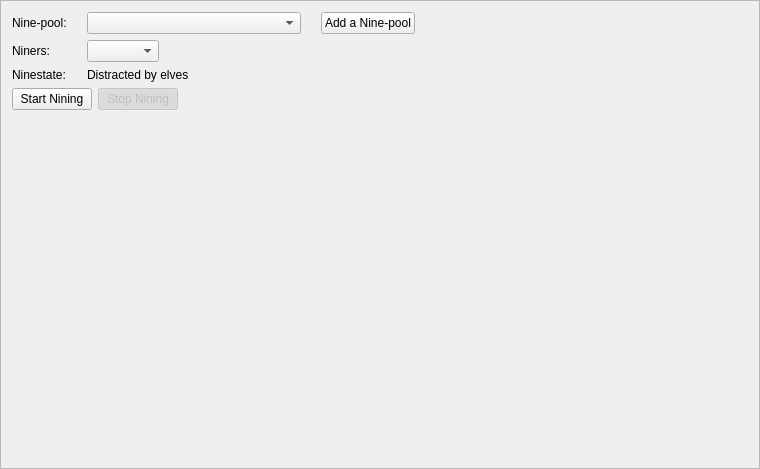
<?xml version="1.0" encoding="UTF-8"?>
<ui version="4.0">
 <class>MiningFrame</class>
 <widget class="QFrame" name="MiningFrame">
  <property name="geometry">
   <rect>
    <x>0</x>
    <y>0</y>
    <width>760</width>
    <height>469</height>
   </rect>
  </property>
  <property name="windowTitle">
   <string>Frame</string>
  </property>
  <property name="frameShape">
   <enum>QFrame::StyledPanel</enum>
  </property>
  <property name="frameShadow">
   <enum>QFrame::Raised</enum>
  </property>
  <layout class="QVBoxLayout" name="verticalLayout">
   <item>
    <layout class="QGridLayout" name="gridLayout" columnstretch="0,1,2">
     <property name="horizontalSpacing">
      <number>20</number>
     </property>
     <item row="2" column="0">
      <widget class="QLabel" name="label_3">
       <property name="text">
        <string>Ninestate:</string>
       </property>
      </widget>
     </item>
     <item row="0" column="1">
      <widget class="QComboBox" name="m_poolCombo">
       <property name="editable">
        <bool>false</bool>
       </property>
      </widget>
     </item>
     <item row="1" column="0">
      <widget class="QLabel" name="label_2">
       <property name="text">
        <string>Niners:</string>
       </property>
      </widget>
     </item>
     <item row="0" column="0">
      <widget class="QLabel" name="label">
       <property name="text">
        <string>Nine-pool:</string>
       </property>
      </widget>
     </item>
     <item row="1" column="1" alignment="Qt::AlignLeft">
      <widget class="QComboBox" name="m_cpuCombo"/>
     </item>
     <item row="2" column="1">
      <widget class="QLabel" name="m_stateLabel">
       <property name="text">
        <string>Distracted by elves</string>
       </property>
      </widget>
     </item>
     <item row="0" column="2" alignment="Qt::AlignLeft">
      <widget class="QPushButton" name="m_addPoolButton">
       <property name="text">
        <string>Add a Nine-pool</string>
       </property>
       <property name="icon">
        <iconset resource="../../resources.qrc">
         <normaloff>:/icons/add</normaloff>:/icons/add</iconset>
       </property>
      </widget>
     </item>
    </layout>
   </item>
   <item>
    <layout class="QHBoxLayout" name="horizontalLayout">
     <item>
      <widget class="QPushButton" name="m_startButton">
       <property name="text">
        <string>Start Nining</string>
       </property>
       <property name="icon">
        <iconset resource="../../resources.qrc">
         <normaloff>:/icons/mining</normaloff>:/icons/mining</iconset>
       </property>
       <property name="checkable">
        <bool>true</bool>
       </property>
       <attribute name="buttonGroup">
        <string notr="true">m_miningButtonGroup</string>
       </attribute>
      </widget>
     </item>
     <item>
      <widget class="QPushButton" name="m_stopButton">
       <property name="enabled">
        <bool>false</bool>
       </property>
       <property name="text">
        <string>Stop Nining</string>
       </property>
       <property name="icon">
        <iconset resource="../../resources.qrc">
         <normaloff>:/icons/remove</normaloff>:/icons/remove</iconset>
       </property>
       <property name="checkable">
        <bool>true</bool>
       </property>
       <property name="checked">
        <bool>true</bool>
       </property>
       <attribute name="buttonGroup">
        <string notr="true">m_miningButtonGroup</string>
       </attribute>
      </widget>
     </item>
     <item>
      <spacer name="horizontalSpacer">
       <property name="orientation">
        <enum>Qt::Horizontal</enum>
       </property>
       <property name="sizeHint" stdset="0">
        <size>
         <width>40</width>
         <height>20</height>
        </size>
       </property>
      </spacer>
     </item>
    </layout>
   </item>
   <item>
    <spacer name="verticalSpacer">
     <property name="orientation">
      <enum>Qt::Vertical</enum>
     </property>
     <property name="sizeHint" stdset="0">
      <size>
       <width>20</width>
       <height>40</height>
      </size>
     </property>
    </spacer>
   </item>
  </layout>
 </widget>
 <resources>
  <include location="../../resources.qrc"/>
 </resources>
 <connections>
  <connection>
   <sender>m_startButton</sender>
   <signal>toggled(bool)</signal>
   <receiver>m_startButton</receiver>
   <slot>setDisabled(bool)</slot>
   <hints>
    <hint type="sourcelabel">
     <x>71</x>
     <y>117</y>
    </hint>
    <hint type="destinationlabel">
     <x>71</x>
     <y>117</y>
    </hint>
   </hints>
  </connection>
  <connection>
   <sender>m_stopButton</sender>
   <signal>toggled(bool)</signal>
   <receiver>m_stopButton</receiver>
   <slot>setDisabled(bool)</slot>
   <hints>
    <hint type="sourcelabel">
     <x>194</x>
     <y>117</y>
    </hint>
    <hint type="destinationlabel">
     <x>194</x>
     <y>117</y>
    </hint>
   </hints>
  </connection>
  <connection>
   <sender>m_miningButtonGroup</sender>
   <signal>buttonClicked(QAbstractButton*)</signal>
   <receiver>MiningFrame</receiver>
   <slot>startStopClicked(QAbstractButton*)</slot>
   <hints>
    <hint type="sourcelabel">
     <x>-1</x>
     <y>-1</y>
    </hint>
    <hint type="destinationlabel">
     <x>379</x>
     <y>234</y>
    </hint>
   </hints>
  </connection>
  <connection>
   <sender>m_addPoolButton</sender>
   <signal>clicked()</signal>
   <receiver>MiningFrame</receiver>
   <slot>addPoolClicked()</slot>
   <hints>
    <hint type="sourcelabel">
     <x>380</x>
     <y>29</y>
    </hint>
    <hint type="destinationlabel">
     <x>379</x>
     <y>234</y>
    </hint>
   </hints>
  </connection>
 </connections>
 <slots>
  <slot>startStopClicked(QAbstractButton*)</slot>
  <slot>addPoolClicked()</slot>
 </slots>
 <buttongroups>
  <buttongroup name="m_miningButtonGroup"/>
 </buttongroups>
</ui>
